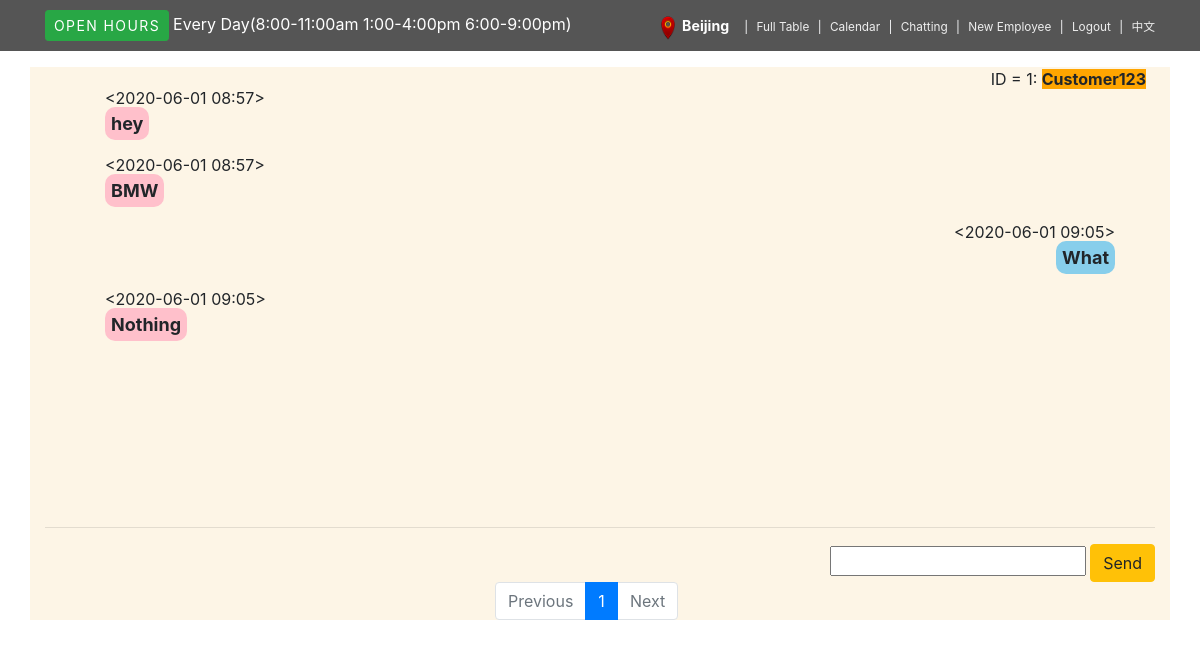
Page /employee_chatting (signed in) on the committed database.
### blogapp/models.py (models this page shows, shortened)
class Employee(db.Model):
	id = db.Column(db.Integer, primary_key=True)
	username = db.Column(db.String(64), index=True, unique=True)
	key = db.Column(db.String(120), index=True)
	password_hash = db.Column(db.String(128))

class Customer(db.Model):
	id = db.Column(db.Integer, primary_key=True)
	username = db.Column(db.String(64), index=True, unique=True)
	email = db.Column(db.String(120), index=True, unique=True)
	password_hash = db.Column(db.String(128))
	pets = db.relationship('Pet', backref='customer', lazy='dynamic')
	phone = db.Column(db.Integer, index=True)
	firstname = db.Column(db.String(64), index=True)
	lastname = db.Column(db.String(64), index=True)
	appointment = db.relationship('Appointment', backref='customer', lazy='dynamic')
	posts = db.relationship('Post', backref='author', lazy='dynamic')

class Post(db.Model):
	id = db.Column(db.Integer, primary_key=True)
	body = db.Column(db.String(140))
	timestamp = db.Column(db.DateTime, index=True, default=datetime.utcnow)
	name = db.Column(db.String(140))
	user_id = db.Column(db.Integer, db.ForeignKey('customer.id'))
	def __repr__(self):
		return '<{}>'.format( str(self.timestamp)[0:16])

### blogapp/routes.py (the view)
@app.route('/employee_chatting', methods=['GET', 'POST'])
def employee_chatting():
	page = request.args.get('page', 1, type = int)
	session['current_path'] = request.path
	if not session.get("USERNAME") is None:
		employee_in_db = Employee.query.filter(Employee.username == session.get("USERNAME")).first()
		user = {'city': employee_in_db.key}
		customers = Customer.query.filter().order_by(Customer.id).paginate(page, 1)
		return render_template('employee_chatting.html',user=user, title='Message', customers=customers,language=language[render_languages()],pagination=customers)
	else:
		flash("User needs to either login or signup first")
		return redirect(url_for('login'))

### blogapp/routes.py (called while the page is built)
def render_languages():
    if not 'lang' in session:
        session['lang'] = 'en'
    return session['lang']

### blogapp/templates/employee_chatting.html (shortened to what this page needs)
{% extends "employee_base.html" %}
{% block content %}
            <div class="container" style="background-color: #FDF5E6;">
              	<div>
            {% for user in customers.items %}
              	<div style="text-align: right;">
              		ID = <span>{{user.id}}</span>: <b id='username' style="background: orange;">{{user.username}}</b> &nbsp;
              		<br>
              	</div>
          <div style="overflow: auto; height: 420px; padding: 0 40px 0 20px;">
					{% for post in user.posts %}
						<ul >
							{% if post.name==user.username %}
              <li style="line-height: 15px;  list-style-type: none; text-align: left;"> {{ post }}  </li>
              <li style="line-height: 35px;  list-style-type: none; text-align: left;"> <b style="padding: 6px; font-size: large;background: pink; border-radius: 10px; ">{{ post.body }}</b> </li>
              {% else %}
              <li style="line-height: 15px;  list-style-type: none; text-align: right;"> {{ post }}  </li>
              <li style="line-height: 35px;  list-style-type: none; text-align: right;"> <b style="padding: 6px; font-size: large;background: skyblue; border-radius: 10px; ">{{ post.body }}</b> </li>
							{% endif %}
						</ul>
					{% endfor %}
          </div>
					<hr>
          <div style="text-align: right;">
					<input type="text">
          <button class="btn btn-warning">{{language['e-f-send']}}</button>
                                  {% import 'pages.html' as pg %}
               {{pg.my_paginate(pagination,'employee_chatting')}}
          </div>
				{% endfor %}
              	</div>
            </div>
{% endblock %}

### blogapp/templates/employee_base.html (shortened to what this page needs)
<html>
    <head>
        <link rel="stylesheet" href="{{ url_for('static', filename='vendor/bootstrap/css/bootstrap.min.css') }}">
        <link rel="stylesheet" href="{{ url_for('static', filename='css/style.default1.css') }}">
    </head>
    <body>
    <header style="padding-bottom: 1em;" >
      <div id="top">
        <div class="container" >
          <div class="row">
            <div style="text-align: left;" class="col-lg-6 offer mb-3 mb-lg-0">
                <a class="btn btn-success btn-sm">{{language['c-base-open']}}</a><a class="ml-1">{{language['c-base-everyday']}}
                </a>
            </div>
            <div class="col-lg-6 text-center text-lg-right">
              <ul class="menu list-inline mb-0">
                <li class="list-inline-item"><img src="../static/img/location.png" width="14px" height="24px">&nbsp;
                <b style="color: white; font-size: larger;">{{ user.city }}</b>&nbsp;&nbsp;</li>
                <li class="list-inline-item"><a href="{{ url_for('employee_f') }}">{{language['e-base-table']}}</a></li>
                <li class="list-inline-item"><a href="{{ url_for('employee_c') }}">{{language['e-base-fullcalender']}}</a></li>
                <li class="list-inline-item"><a href="{{ url_for('employee_chatting') }}">{{language['e-base-chatting']}}</a></li>
                <li class="list-inline-item"><a href="{{ url_for('employee_register') }}">{{language['e-base-newEmployee']}}</a></li>
                <li class="list-inline-item"><a href="{{ url_for('logout') }}">{{language['e-base-logout']}}</a></li>
                <li class="list-inline-item"><a href="{{ url_for('change_language') }}">{{language['e-base-language']}}</a></li>
              </ul>
            </div>
          </div>
        </div>
      </div>
    </header>
{% block content %}{% endblock %}
    </body>
</html>

### blogapp/templates/pages.html
{%macro my_paginate(pagination,url)%}
<nav>
    <ul class="pagination" style="padding-left: 450px;">
        {%if pagination.has_prev%}
        <li class="page-item active"><a class="page-link" href="{{url_for(url,page=pagination.prev_num)}}">Previous</a></li>
        {%else%}
        <li class="page-item disabled"><a class="page-link" href="#">Previous</a></li>
        {%endif%}
            {%for page in pagination.iter_pages(1,1,2,1)%}
            {%if page%}
                <li class="page-item {%if page==pagination.page%}active{%endif%}"><a class="page-link" href="{{url_for(url,page=page)}}">{{page}}</a></li>
            {%else%}
                <li class="page-item disabled"><a class="page-link" href="#">&hellip;</a></li>
            {%endif%}
        {%endfor%}
        {%if pagination.has_next%}
        <li class="page-item active"><a class="page-link" href="{{url_for(url,page=pagination.next_num)}}">Next</a></li>
        {%else%}
        <li class="page-item disabled"><a class="page-link" href="#">Next</a></li>
        {%endif%}
    </ul>
</nav>
{%endmacro%}

### blogapp/static/css/style.default1.css (style rules this page uses)
#top { background: #555; padding: 10px 0; }
#top .offer { color: #fff; }
#top .offer .btn { text-transform: uppercase; letter-spacing: 0.1em; }
#top a { color: #fff; }
#top ul.menu { padding-top: 5px; margin: 0; font-size: 0.738rem; }
#top ul.menu > li { margin-right: 0; }
#top ul.menu > li a { color: #eee; }
#top ul.menu > li + li:before { content: "|\00a0"; padding: 0 5px; color: #f8f9fa; }

### rows in the picture
Employee: city "Beijing"
Customer: id "1", username "Customer123", language "Send", page "1"
Post: timestamp "<2020-06-01 08:57>", body "hey"
Post: timestamp "<2020-06-01 08:57>", body "BMW"
Post: timestamp "<2020-06-01 09:05>", body "What"
Post: timestamp "<2020-06-01 09:05>", body "Nothing"

### other values in the picture
{{ language['c-base-open'] }} "OPEN HOURS"
{{ language['c-base-everyday'] }} "Every Day(8:00-11:00am 1:00-4:00pm 6:00-9:00pm)"
{{ language['e-base-table'] }} "Full Table"
{{ language['e-base-fullcalender'] }} "Calendar"
{{ language['e-base-chatting'] }} "Chatting"
{{ language['e-base-newEmployee'] }} "New Employee"
{{ language['e-base-logout'] }} "Logout"
{{ language['e-base-language'] }} "中文"
